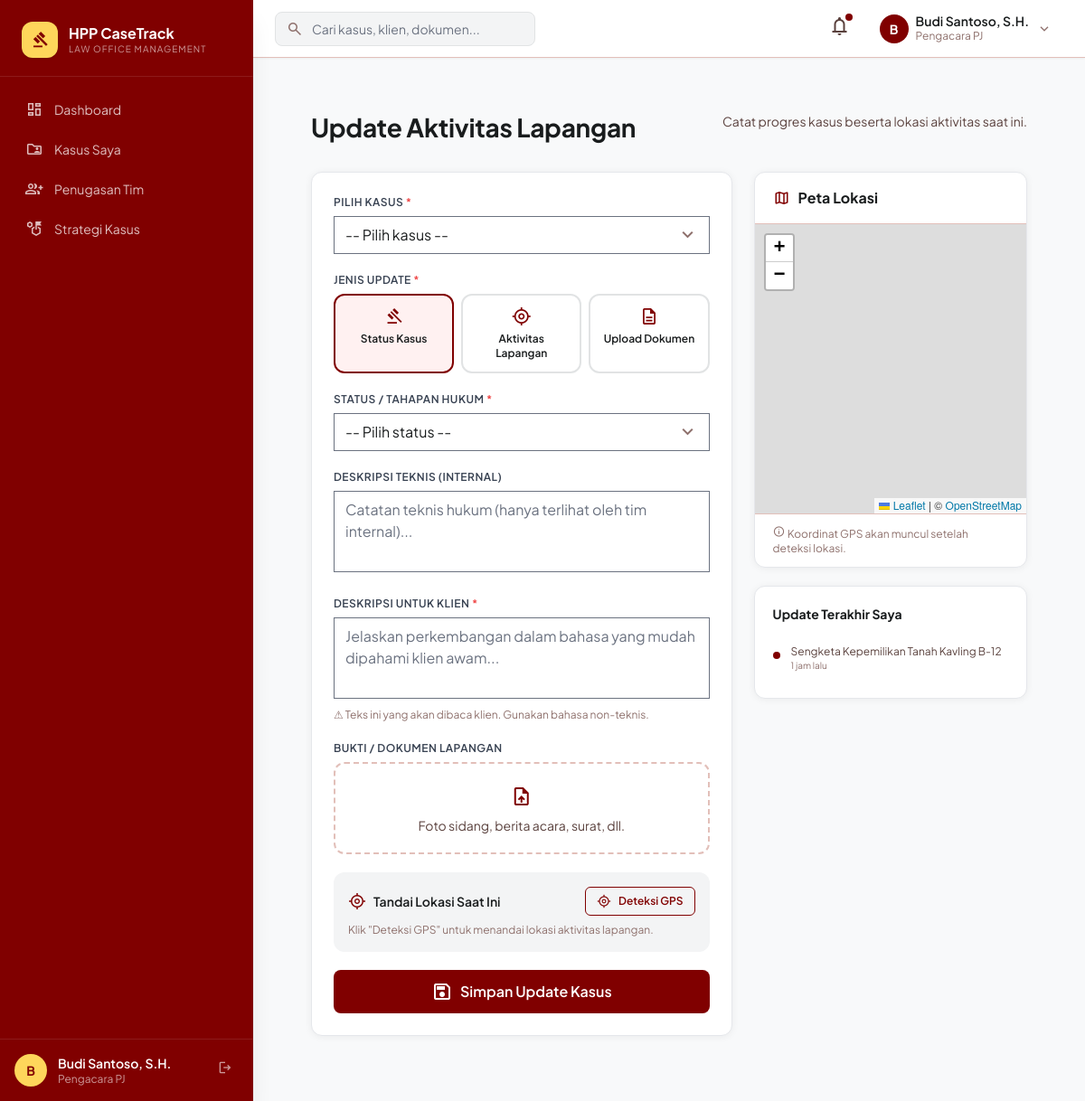
The page /lawyer/field-update.php (signed in) on the database its author committed.
### tables this page shows
CREATE TABLE IF NOT EXISTS case_activities (
    id          INT AUTO_INCREMENT PRIMARY KEY,
    case_id     INT NOT NULL,
    user_id     INT NOT NULL,
    activity_type VARCHAR(50) DEFAULT 'update',
    description TEXT NOT NULL,
    location    VARCHAR(255),
    latitude    DECIMAL(10,8),
    longitude   DECIMAL(11,8),
    evidence_path VARCHAR(255),
    created_at  DATETIME DEFAULT CURRENT_TIMESTAMP,
    FOREIGN KEY (case_id) REFERENCES cases(id) ON DELETE CASCADE,
    FOREIGN KEY (user_id) REFERENCES users(id)
);

CREATE TABLE IF NOT EXISTS cases (
    id             INT AUTO_INCREMENT PRIMARY KEY,
    case_number    VARCHAR(30) UNIQUE NOT NULL,
    complaint_id   INT,
    client_id      INT NOT NULL,
    assigned_pj_id INT,
    case_type      VARCHAR(100),
    title          VARCHAR(255),
    description    TEXT,
    strategy       TEXT,
    status         ENUM('pending','active','on_hold','closed','won','lost','cancelled') DEFAULT 'pending',
    opened_at      DATETIME DEFAULT CURRENT_TIMESTAMP,
    closed_at      DATETIME,
    created_at     DATETIME DEFAULT CURRENT_TIMESTAMP,
    updated_at     DATETIME DEFAULT CURRENT_TIMESTAMP ON UPDATE CURRENT_TIMESTAMP,
    FOREIGN KEY (complaint_id)   REFERENCES complaints(id) ON DELETE SET NULL,
    FOREIGN KEY (client_id)      REFERENCES users(id),
    FOREIGN KEY (assigned_pj_id) REFERENCES users(id) ON DELETE SET NULL
);

### includes/functions.php (called while the page is built, shortened)
<?php
function timeAgo($dateStr) {
    $diff = time() - strtotime($dateStr);
    if ($diff < 86400) return floor($diff/3600) . ' jam lalu';
    return floor($diff/86400) . ' hari lalu';
}
function sanitize($input) {
    return htmlspecialchars(strip_tags(trim($input)), ENT_QUOTES, 'UTF-8');
}

### lawyer/field-update.php (the view, shortened to what this page needs)
<?php
require_once __DIR__ . '/../includes/functions.php';
$db   = getDB();
include __DIR__ . '/../includes/header.php';
?>
<link rel="stylesheet" href="https://unpkg.com/leaflet@1.9.4/dist/leaflet.css"/>
<div id="app-wrapper">
<?php include __DIR__ . '/../includes/sidebar.php'; ?>
<div id="page-content">
<div class="p-6 md:p-8 max-w-5xl mx-auto">
  <div class="page-header">
    <h1>Update Aktivitas Lapangan</h1>
    <p>Catat progres kasus beserta lokasi aktivitas saat ini.</p>
  </div>
  <div class="grid grid-cols-1 lg:grid-cols-5 gap-6">
    <div class="lg:col-span-3">
      <div class="card p-6">
        <form method="POST" enctype="multipart/form-data" class="space-y-5">
          <div>
            <label class="form-label">Pilih Kasus <span class="text-red-500">*</span></label>
            <div class="relative">
              <select name="case_id" required class="form-input appearance-none pr-10"
                onchange="this.form.case_id_display.value = this.options[this.selectedIndex].text">
                <option value="">-- Pilih kasus --</option>
              </select>
            </div>
          </div>
          <div>
            <label class="form-label">Jenis Update <span class="text-red-500">*</span></label>
            <div class="grid grid-cols-3 gap-2">
              <?php foreach (['status'=>['Status Kasus','gavel'],'field_activity'=>['Aktivitas Lapangan','my_location'],'document'=>['Upload Dokumen','description']] as $val => [$lbl,$ico]): ?>
              <label class="flex flex-col items-center gap-1.5 p-3 border-2 rounded-xl cursor-pointer transition-all
                has-[:checked]:border-[#800000] has-[:checked]:bg-[#fff1f1] border-[#e1e3e4] hover:border-[#800000]">
                <span class="material-symbols-outlined text-[#800000] text-[22px]"><?= $ico ?></span>
                <span class="text-xs font-semibold text-center text-[#191c1d]"><?= $lbl ?></span>
              </label>
              <?php endforeach; ?>
            </div>
          </div>
          <div>
            <label class="form-label">Status / Tahapan Hukum <span class="text-red-500">*</span></label>
            <div class="relative">
              <select name="status_label" required class="form-input appearance-none pr-10">
                <option value="">-- Pilih status --</option>
              </select>
            </div>
          </div>
          <div>
            <label class="form-label">Deskripsi Teknis (Internal)</label>
            <textarea name="description_technical" rows="3" placeholder="Catatan teknis hukum (hanya terlihat oleh tim internal)..."
              class="form-input resize-none"></textarea>
          </div>
          <div>
            <label class="form-label">Deskripsi untuk Klien <span class="text-red-500">*</span></label>
            <textarea name="description_layman" rows="3" required placeholder="Jelaskan perkembangan dalam bahasa yang mudah dipahami klien awam..."
              class="form-input resize-none"></textarea>
            <p class="text-xs text-[#8e706c] mt-1">⚠ Teks ini yang akan dibaca klien. Gunakan bahasa non-teknis.</p>
          </div>
          <div>
            <label class="form-label">Bukti / Dokumen Lapangan</label>
            <div id="ev-zone" class="border-2 border-dashed border-[#e2bfb9] rounded-xl p-5 text-center cursor-pointer hover:border-[#800000] transition-all">
              <span class="material-symbols-outlined text-[#800000] text-2xl">upload_file</span>
              <p class="text-sm text-[#5a413d] mt-1">Foto sidang, berita acara, surat, dll.</p>
            </div>
          </div>
          <div class="bg-[#f3f4f5] rounded-xl p-4">
            <div class="flex items-center justify-between gap-3 mb-2">
              <div class="flex items-center gap-2">
                <span class="material-symbols-outlined text-[#800000] text-[20px]">my_location</span>
                <span class="font-semibold text-sm">Tandai Lokasi Saat Ini</span>
              </div>
              <button type="button" id="get-location-btn" onclick="getLocation()"
                class="btn-outline btn-sm">
                <span class="material-symbols-outlined text-[16px]">gps_fixed</span>
                Deteksi GPS
              </button>
            </div>
            <p id="location-status" class="text-xs text-[#8e706c]">Klik "Deteksi GPS" untuk menandai lokasi aktivitas lapangan.</p>
          </div>
          <button type="submit" class="btn-primary w-full justify-center py-3 text-base">
            <span class="material-symbols-outlined">save</span>
            Simpan Update Kasus
          </button>
        </form>
      </div>
    </div>
    <div class="lg:col-span-2 space-y-5">
      <div class="card overflow-hidden">
        <div class="px-5 py-4 border-b border-[#e2bfb9] flex items-center gap-2">
          <span class="material-symbols-outlined text-[#800000] text-[20px]">map</span>
          <h2 class="font-bold text-[#191c1d]">Peta Lokasi</h2>
        </div>
        <div id="map" class="h-64 md:h-80 w-full bg-[#f3f4f5]"></div>
        <div class="px-5 py-3 border-t border-[#e2bfb9]">
          <p id="coords-display" class="text-xs text-[#8e706c]">
            <span class="material-symbols-outlined text-[14px]">info</span>
            Koordinat GPS akan muncul setelah deteksi lokasi.
          </p>
        </div>
      </div>
      <div class="card p-5">
        <h2 class="font-bold text-[#191c1d] mb-4 text-sm">Update Terakhir Saya</h2>
        <?php
        $recentUpdates = $db->prepare("SELECT cu.*, c.title AS case_title FROM case_activities cu JOIN cases c ON cu.case_id=c.id WHERE cu.user_id=? ORDER BY cu.created_at DESC LIMIT 4");
        $recentUpdates->execute([$user['id']]);
        $rUpdates = $recentUpdates->fetchAll();
        ?>
        <?php if (empty($rUpdates)): ?>
        <p class="text-sm text-[#8e706c] text-center py-4">Belum ada update.</p>
        <?php else: ?>
        <div class="space-y-3">
          <?php foreach ($rUpdates as $ru): ?>
          <div class="flex gap-3 py-2 border-b border-[#edeeef] last:border-0">
            <div class="w-2 h-2 rounded-full bg-[#800000] mt-2 shrink-0"></div>
            <div>
              <p class="text-xs text-[#5a413d] truncate"><?= sanitize($ru['case_title']) ?></p>
              <p class="text-[10px] text-[#8e706c]"><?= timeAgo($ru['created_at']) ?></p>
            </div>
          </div>
          <?php endforeach; ?>
        </div>
        <?php endif; ?>
      </div>
    </div>
  </div>
</div>
</div>
</div>
<?php include __DIR__ . '/../includes/footer.php'; ?>

### assets/css/app.css (style rules this page uses)
#app-wrapper { display: flex; min-height: 100vh; }
#page-content { margin-left: 280px; padding-top: 64px; flex: 1; min-height: 100vh; background: #f8f9fa; }
.card { background: #fff; border-radius: 12px; border: 1px solid #e2bfb9; box-shadow: 0 4px 20px rgba(0,0,0,0.05); }
.btn-primary { background: #800000; color: #fff; padding: 10px 24px; border-radius: 8px; font-weight: 600; font-size: 14px; transition: all 0.15s; border: none; cursor: pointer; display: inline-flex; align-items: center; gap: 8px; }
.btn-outline { background: transparent; color: #800000; padding: 10px 24px; border-radius: 8px; font-weight: 600; font-size: 14px; border: 1.5px solid #800000; transition: all 0.15s; cursor: pointer; display: inline-flex; align-items: center; gap: 8px; }
.btn-sm { padding: 6px 16px; font-size: 12px; border-radius: 6px; }
.form-input { width: 100%; padding: 10px 14px; border-radius: 8px; border: 1.5px solid #ced4da; background: #fff; font-size: 14px; transition: all 0.15s; outline: none; }
.form-label { font-size: 12px; font-weight: 600; letter-spacing: 0.05em; color: #5a413d; text-transform: uppercase; margin-bottom: 6px; display: block; }
.page-header { margin-bottom: 32px; }
.page-header h1 { font-size: 28px; font-weight: 700; color: #191c1d; letter-spacing: -0.01em; }
.page-header p { font-size: 14px; color: #5a413d; margin-top: 4px; }
.material-symbols-outlined { font-family: 'Material Symbols Outlined'; font-weight: normal; font-style: normal; font-size: 24px; line-height: 1; display: inline-block; white-space: nowrap; direction: ltr; -webkit-font-smoothing: antialiased; }
#page-content { padding: 88px 32px 40px; }
.page-header { display:flex; align-items:flex-start; justify-content:space-between; gap:16px; margin-bottom:28px; flex-wrap:wrap; }
.card { background:#fff; border-radius:12px; border:1px solid #e5e7eb; box-shadow:0 1px 8px rgba(0,0,0,0.06); margin-bottom:0; }
.mb-4 { margin-bottom:16px; }
.btn-primary { background:#800000; color:#fff; }
.btn-outline { background:transparent; color:#800000; border:1.5px solid #800000; }
.btn-sm { padding:6px 12px; font-size:12px; border-radius:6px; }
.form-label { font-size:12px; font-weight:600; letter-spacing:0.04em; color:#374151; text-transform:uppercase; margin-bottom:6px; display:block; }
.text-sm { font-size:12px; }
.p-4 { padding:16px; }
.mt-1 { margin-top:4px; }
.mt-2 { margin-top:8px; }
.text-center { text-align:center; }

### rows shown on the page
case_activities: case.title "Sengketa Kepemilikan Tanah Kavling B-12", created_at "1 jam lalu"

### other values the page prints
substr($user['name'], 0, 1) "B"
$user['name'] "Budi Santoso, S.H."
$roleNames[$user['role']] "Pengacara PJ"
$item['label'] "Dashboard"
$item['label'] "Kasus Saya"
$item['label'] "Penugasan Tim"
$item['label'] "Strategi Kasus"
ROLE_NAMES[$role] "Pengacara PJ"
$lbl "Status Kasus"
$lbl "Aktivitas Lapangan"
$lbl "Upload Dokumen"
